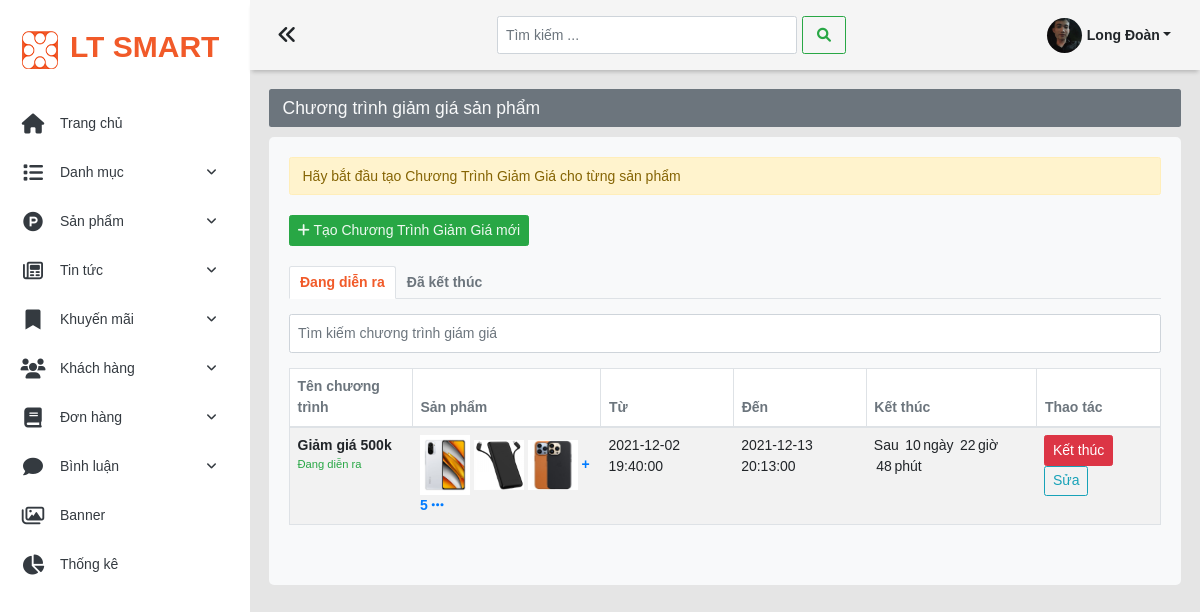
Page /admin/ma-giam-gia (signed in) on the committed database.
### tables this page shows
CREATE TABLE `khach_hang` (
  `id_kh` int(11) NOT NULL,
  `username` varchar(100) DEFAULT NULL,
  `mat_khau` varchar(100) DEFAULT NULL,
  `ho_ten` varchar(100) NOT NULL,
  `hinh_anh` varchar(255) DEFAULT '',
  `so_dien_thoai` varchar(10) DEFAULT '',
  `email` varchar(255) DEFAULT '',
  `dia_chi` varchar(255) DEFAULT '',
  `vai_tro` int(1) NOT NULL DEFAULT 0 COMMENT '0 là tài khoản khách hàng ,1 là quản trị viên'
);

CREATE TABLE `khuyen_mai` (
  `id_khuyen_mai` int(11) NOT NULL,
  `ten_chuong_trinh` varchar(250) NOT NULL,
  `id_loai_khuyen_mai` int(11) NOT NULL,
  `ngay_bat_dau` datetime NOT NULL,
  `ngay_ket_thuc` datetime NOT NULL,
  `so_luot_su_dung` int(11) NOT NULL,
  `tinh_trang` int(11) NOT NULL COMMENT '1 là đang diễn ra ,0 là đã kết thúc'
);

### admin/views/khuyen-mai/giam_gia/list-giam-gia.php (the view, shortened to what the rows shown need)
<h3 class="alert bg-secondary text-light heading-cate">Chương trình giảm giá sản phẩm</h3>
<div class="giam-gia bg-light">
    <div class="row">
        <div class="col-12">
            <p class="alert alert-warning">Hãy bắt đầu tạo Chương Trình Giảm Giá cho từng sản phẩm</p>
            <a href="add-giam-gia" class="btn btn-success textwhite my-3"><i class="fas fa-plus"></i> Tạo Chương Trình Giảm Giá mới</a>
            <div class="giam-gia-inner">
                <div class="giam-gia-tab-status my-3">
                    <nav>
                        <div class="nav nav-tabs" id="nav-tab" role="tablist">
                            <a class="nav-item nav-link active" id="dang-dien-ra-tab" data-toggle="tab" href="#dang-dien-ra" role="tab" aria-controls="dang-dien-ra" aria-selected="true">Đang diễn ra</a>
                            <a class="nav-item nav-link" id="da-ket-thuc-tab" data-toggle="tab" href="#da-ket-thuc" role="tab" aria-controls="da-ket-thuc" aria-selected="false">Đã kết thúc</a>
                        </div>
                    </nav>
                    <div class="tab-content py-4" id="nav-tabContent">
                        <div class="tab-pane fade show active" id="dang-dien-ra" role="tabpanel" aria-labelledby="dang-dien-ra-tab">
                            <?php
                            $list_id_dang_dien_ra = giam_gia_Select_Ok_Id_Km_Dang_Dien_Ra();
                            if (count($list_id_dang_dien_ra) > 0) { ?>
                                <input class="form-control" id="myInput" type="text" placeholder="Tìm kiếm chương trình giám giá">
                                <table class="table table-bordered table-striped my-4">
                                    <thead>
                                        <tr>
                                            <th scope="col" class="text-secondary">Tên chương trình</th>
                                            <th scope="col" class="text-secondary">Sản phẩm</th>
                                            <th scope="col" class="text-secondary">Từ</th>
                                            <th scope="col" class="text-secondary">Đến</th>
                                            <th scope="col" class="text-secondary">Kết thúc</th>
                                            <th scope="col" class="text-secondary">Thao tác</th>
                                        </tr>
                                    </thead>
                                    <tbody id="myTable">
                                        <?php
                                        $list_id_km = giam_gia_Select_Ok_Id_Km_Dang_Dien_Ra();
                                        foreach ($list_id_km as $id_km) {
                                            $info_all = giam_gia_Query_By_Id_Km_Dang_Dien_Ra($id_km['id_khuyen_mai']);
                                            $mang_anh = [];
                                            foreach ($info_all as $info) {
                                                array_push($mang_anh, $info['hinh_anh']);
                                            }
                                            $info_km = khuyen_mai_Query_One_By_Id_Km($id_km['id_khuyen_mai']);
                                        ?>
                                            <tr>
                                                <td class="d-flex flex-column">
                                                    <b class=""><?= $info_km['ten_chuong_trinh'] ?></b>
                                                    <small class="text-success">Đang diễn ra</small>
                                                </td>
                                                <td>
                                                    <?php
                                                    $i = 0;
                                                    $dem = count($mang_anh);
                                                    foreach ($mang_anh as $anh) {
                                                        if ($i < 3) { ?>
                                                            <img style="width:50px" src="<?= $CONTENT_UPLOAD ?>/<?= $anh ?>" alt="">
                                                        <?php
                                                            $i++;
                                                        } else { ?>
                                                            <span class="count-sp-con-lai text-primary " style="font-weight:600">+ <?= $dem - 3 ?></span>
                                                            <i class="fas fa-ellipsis-h text-primary"></i>
                                                        <?php break;
                                                        } ?>
                                                    <?php
                                                    }
                                                    ?>
                                                </td>
                                                <td><?= $info_km['ngay_bat_dau'] ?></td>
                                                <td><?= $info_km['ngay_ket_thuc'] ?></td>
                                                <td>
                                                    <?php
                                                    $date_now = date('Y-m-d H:i:s');
                                                    $date_end = $info_km['ngay_ket_thuc'];
                                                    $diff = abs(strtotime($date_end) - strtotime($date_now));
                                                    $years = floor($diff / (365 * 60 * 60 * 24));
                                                    $months = floor(($diff - $years * 365 * 60 * 60 * 24) / (30 * 60 * 60 * 24));
                                                    $days = floor(($diff - $years * 365 * 60 * 60 * 24 - $months * 30 * 60 * 60 * 24) / (60 * 60 * 24));
                                                    $hours = floor(($diff - $years * 365 * 60 * 60 * 24 - $months * 30 * 60 * 60 * 24 - $days * 60 * 60 * 24) / (60 * 60));
                                                    $minutes = floor(($diff - $years * 365 * 60 * 60 * 24 - $months * 30 * 60 * 60 * 24 - $days * 60 * 60 * 24 - $hours * 60 * 60) / 60);
                                                    ?>
                                                    Sau
                                                    <?php
                                                    if ($days > 0) { ?>
                                                        <span class="mx-1"><?= $days ?></span>ngày
                                                    <?php
                                                    }
                                                    ?>
                                                    <?php
                                                    if ($hours > 0) { ?>
                                                    <span class="mx-1"><?= $hours ?></span>giờ
                                                    <?php
                                                    }
                                                    ?>
                                                    <span class="mx-1"><?= $minutes ?></span>phút
                                                </td>
                                                <td>
                                                    <div class="btn btn-danger ket_thuc_km " data-toggle="modal" data-id_km="<?= $id_km['id_khuyen_mai'] ?>" data-target="#modal_ket_thuc_km">Kết thúc</div>
                                                    <a href="edit-giam-gia?id_km=<?=$id_km['id_khuyen_mai']?>" class="btn btn-outline-info sua-km-giam-gia" >Sửa</a>
                                                </td>
                                            </tr>
                                        <?php
                                        }
                                        ?>
                                    </tbody>
                                </table>
                            <?php
                            }
                            ?>
                        </div>
                    </div>
                </div>
            </div>
        </div>
    </div>
</div>
</div>

### admin/views/layouts/index.php (shortened to what the rows shown need)
<!DOCTYPE html>
<html lang="en">
<head>
    <link rel="stylesheet" href="https://cdnjs.cloudflare.com/ajax/libs/font-awesome/6.0.0-beta2/css/all.min.css" />
    <link rel="stylesheet" href="https://maxcdn.bootstrapcdn.com/bootstrap/4.0.0/css/bootstrap.min.css">
    <link rel="stylesheet" href="<?= $CONTENT_ADMIN_URL ?>/css/main.css">
    <link rel="stylesheet" href="<?= $CONTENT_ADMIN_URL ?>/css/base.css">
    <link rel="stylesheet" href="<?= $CONTENT_ADMIN_URL ?>/css/toastMessage.css">
    <link rel="stylesheet" href="<?= $CONTENT_ADMIN_URL ?>/css/khuyen-mai.css">
</head>
<body>
    <div class="wrapper">
        <div class="navigation">
            <ul>
                <li class="py-4">
                    <a href="<?= $ADMIN_URL ?>" class="navigation__link d-flex align-items-center">
                        <span><img src="<?= $CONTENT_ADMIN_URL ?>/img/avatar_xt.gif" alt=""></span>
                        <span>
                            <h2 class="logo" style="white-space: nowrap;">LT SMART</h2>
                        </span>
                    </a>
                </li>
                <li class="navigation__items active">
                    <a href="<?= $ADMIN_URL ?>" class="navigation__link d-flex align-items-center cursor-pointer">
                        <span><i class="fas fa-home"></i></span>
                        <span style="white-space: nowrap;">Trang chủ</span>
                    </a>
                </li>
                <li class="navigation__items">
                    <div class="navigation__link d-flex align-items-center cursor-pointer">
                        <span><i class="fas fa-list"></i></span>
                        <span style="white-space: nowrap;">Danh mục
                            <span class="box__icon-dropdown"><i class="icon__dropdown fas fa-angle-down"></i></span></span>
                    </div>
                </li>
                <li class="navigation__items">
                    <div class="navigation__link d-flex align-items-center cursor-pointer">
                        <span><i class="fab fa-product-hunt"></i></span>
                        <span style="white-space: nowrap;">Sản phẩm
                            <span class="box__icon-dropdown"><i class="icon__dropdown fas fa-angle-down"></i></span></span>
                    </div>
                </li>
                <li class="navigation__items">
                    <div class="navigation__link d-flex align-items-center cursor-pointer ">
                        <span><i class="far fa-newspaper"></i></span>
                        <span style="white-space: nowrap;">Tin tức
                            <span class="box__icon-dropdown"><i class="icon__dropdown fas fa-angle-down"></i></span></span>
                    </div>
                </li>
                <li class="navigation__items">
                    <div class="navigation__link d-flex align-items-center cursor-pointer">
                        <span><i class="fas fa-bookmark"></i></span>
                        <span style="white-space: nowrap;">Khuyến mãi
                            <span class="box__icon-dropdown"><i class="icon__dropdown fas fa-angle-down"></i></span></span>
                    </div>
                </li>
                <li class="navigation__items">
                    <div class="navigation__link d-flex align-items-center cursor-pointer">
                        <span><i class="fas fa-users"></i></span>
                        <span style="white-space: nowrap;">Khách hàng
                            <span class="box__icon-dropdown"><i class="icon__dropdown fas fa-angle-down"></i></span></span>
                    </div>
                </li>
                <li class="navigation__items">
                    <div class="navigation__link d-flex align-items-center cursor-pointer">
                        <span><i class="fas fa-book"></i></span>
                        <span style="white-space: nowrap;">Đơn hàng
                            <span class="box__icon-dropdown"><i class="icon__dropdown fas fa-angle-down"></i></span></span>
                    </div>
                </li>
                <li class="navigation__items">
                    <div class="navigation__link d-flex align-items-center cursor-pointer">
                        <span><i class="fas fa-comment"></i></span>
                        <span style="white-space: nowrap;">Bình luận
                            <span class="box__icon-dropdown"><i class="icon__dropdown fas fa-angle-down"></i></span></span>
                    </div>
                </li>
                <li class="navigation__items">
                    <div class="navigation__link d-flex align-items-center cursor-pointer">
                        <span><i class="far fa-images"></i></span>
                        <span style="white-space: nowrap;">Banner
                        </span>
                    </div>
                </li>
                <li class="navigation__items">
                    <div class="navigation__link d-flex align-items-center cursor-pointer">
                        <span><i class="fas fa-chart-pie"></i></span>
                        <span style="white-space: nowrap;">Thống kê</span>
                    </div>
                </li>
            </ul>
        </div>
        <main class="main">
            <div class="top__bar">
                <div class="toggle">
                    <i class="fas fa-angle-double-left"></i>
                </div>
                <div class="search">
                    <nav class="navbar navbar-light ">
                        <form class="form-inline">
                            <input class="form-control mr-sm-2" type="text" placeholder="Tìm kiếm ..." aria-label="Search">
                            <button class="btn btn-outline-success my-2 my-sm-0" type="submit"><i class="fas fa-search"></i></button>
                        </form>
                    </nav>
                </div>
                <div class="user ">
                    <div class="dropdown d-flex align-items-center">
                        <?php
                        if (sessionLogin_Isset()) {
                            $id_kh = $_SESSION['login']['id_kh'];
                            $info_kh = khach_hang_Query_One($id_kh);
                            if ($info_kh['hinh_anh'] != '') { ?>
                                <div class="user__dropdown" style="background-image: url('<?= $AVTUSER_UPLOAD ?>/<?=$info_kh['hinh_anh']?>')">
                                </div>
                            <?php
                            } else { ?>
                                <div class="user__dropdown" style="background-image: url('<?= $CONTENT_CLIENT_URL ?>/img/avatar.png')">
                                </div>
                        <?php
                            }
                        }
                        ?>
                        <div class="user__name pl-2 dropdown-toggle" style="cursor: pointer;font-weight: 600;" data-toggle="dropdown" aria-haspopup="true" aria-expanded="false"><?=$info_kh['ho_ten']?></div>
                    </div>
                </div>
            </div>
            <div class="content ">
                <?php include $view ?>
            </div>
</body>
</html>

### rows in the picture
khach_hang: hinh_anh (picture), ho_ten "Long Đoàn"
khuyen_mai: ten_chuong_trinh "Giảm giá 500k", dem "5", ngay_bat_dau "2021-12-02 19:40:00", ngay_ket_thuc "2021-12-13 20:13:00"
